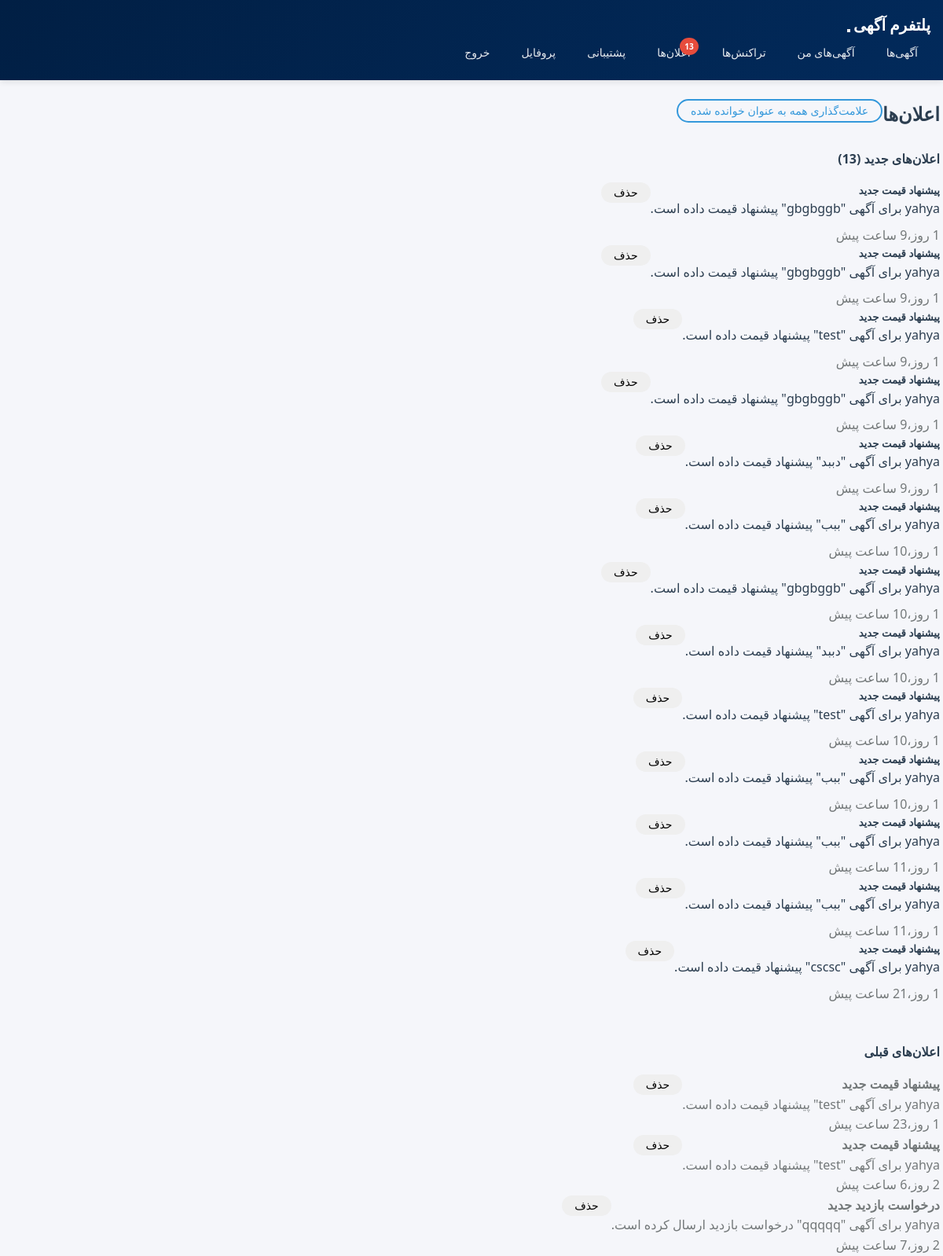
/notifications/ (signed in), run on the app's committed database.
### notifications/models.py (models this page shows, shortened)
class Notification(models.Model):
    NOTIFICATION_TYPES = [
        ('visit_request', 'درخواست بازدید'),
        ('visit_approved', 'تایید بازدید'),
        ('visit_rejected', 'رد بازدید'),
        ('listing_approved', 'تایید آگهی'),
        ('listing_rejected', 'رد آگهی'),
        ('new_message', 'پیام جدید'),
    ]
    recipient = models.ForeignKey(
        settings.AUTH_USER_MODEL,
        on_delete=models.CASCADE,
        related_name='notifications',
        verbose_name='گیرنده'
    )
    notification_type = models.CharField(
        max_length=20,
        choices=NOTIFICATION_TYPES,
        verbose_name='نوع اعلان'
    )
    title = models.CharField(max_length=200, verbose_name='عنوان')
    message = models.TextField(verbose_name='پیام')
    listing = models.ForeignKey(
        Listing,
        on_delete=models.CASCADE,
        null=True,
        blank=True,
        verbose_name='آگهی'
    )
    visit_request = models.ForeignKey(
        VisitRequest,
        on_delete=models.CASCADE,
        null=True,
        blank=True,
        verbose_name='درخواست بازدید'
    )
    action_url = models.CharField(
        max_length=500,
        blank=True,
        verbose_name='لینک عملیات'
    )
    is_read = models.BooleanField(default=False, verbose_name='خوانده شده')
    created_at = models.DateTimeField(auto_now_add=True, verbose_name='تاریخ ایجاد')
    class Meta:
        ordering = ['-created_at']
        verbose_name = 'اعلان'
        verbose_name_plural = 'اعلان‌ها'

### notifications/views.py (the view)
# urls.py: path('', views.notification_list, name='notification_list'),
@login_required
def notification_list(request):
    notifications = Notification.objects.filter(recipient=request.user)
    unread_notifications = notifications.filter(is_read=False)
    read_notifications = notifications.filter(is_read=True)[:20]  # فقط 20 تای آخر
    context = {
        'unread_notifications': unread_notifications,
        'read_notifications': read_notifications,
    }
    return render(request, 'notifications/notification_list.html', context)

### notifications/context_processors.py (called while the page is built)
def unread_notifications_count(request):
    if request.user.is_authenticated:
        count = Notification.objects.filter(recipient=request.user, is_read=False).count()
        return {'unread_notifications_count': count}
    return {'unread_notifications_count': 0}

### templates/notifications/notification_list.html (shortened to what this page needs)
{% extends 'base.html' %}
{% block content %}
<div class="row">
    <div class="col-md-12">
        <div class="d-flex justify-content-between align-items-center mb-4">
            <h2>اعلان‌ها</h2>
            {% if unread_notifications %}
            <form method="post" action="{% url 'notifications:mark_all_as_read' %}" class="d-inline">
                <button type="submit" class="btn btn-sm btn-outline-primary">
                    علامت‌گذاری همه به عنوان خوانده شده
                </button>
            </form>
            {% endif %}
        </div>
        {% if unread_notifications %}
        <h4 class="mb-3">اعلان‌های جدید ({{ unread_notifications.count }})</h4>
        <div class="list-group mb-4">
            {% for notification in unread_notifications %}
            <div class="list-group-item list-group-item-action bg-light border-start border-primary border-4">
                <div class="d-flex w-100 justify-content-between align-items-start">
                    <div class="flex-grow-1">
                        <h5 class="mb-1">
                            {{ notification.title }}
                        </h5>
                        <p class="mb-2">{{ notification.message }}</p>
                        <small class="text-muted">{{ notification.created_at|timesince }} پیش</small>
                    </div>
                    <div class="btn-group-vertical ms-3" role="group">
                        <form method="post" action="{% url 'notifications:delete_notification' notification.pk %}" class="d-inline">
                            <button type="submit" class="btn btn-sm btn-outline-danger w-100">
                                حذف
                            </button>
                        </form>
                    </div>
                </div>
            </div>
            {% endfor %}
        </div>
        {% else %}
        <div class="alert alert-info">
            اعلان جدیدی وجود ندارد.
        </div>
        {% endif %}
        {% if read_notifications %}
        <h4 class="mb-3 mt-5">اعلان‌های قبلی</h4>
        <div class="list-group">
            {% for notification in read_notifications %}
            <div class="list-group-item">
                <div class="d-flex w-100 justify-content-between align-items-start">
                    <div class="flex-grow-1">
                        <h6 class="mb-1 text-muted">{{ notification.title }}</h6>
                        <p class="mb-1 text-muted small">{{ notification.message }}</p>
                        <small class="text-muted">{{ notification.created_at|timesince }} پیش</small>
                    </div>
                    <form method="post" action="{% url 'notifications:delete_notification' notification.pk %}" class="d-inline">
                        <button type="submit" class="btn btn-sm btn-outline-danger">
                            حذف
                        </button>
                    </form>
                </div>
            </div>
            {% endfor %}
        </div>
        {% endif %}
    </div>
</div>
{% endblock %}

### static/css/styles.css (style rules this page uses)
:root { --primary-color: #011f44; --secondary-color: #022a5b; --accent-color: #3498db; --blu-color: #0058ff; --blu-durk-color: #0544bb; --success-color: #27ae60; --danger-color: #e74c3c; --warning-color: #f39c12d9; --info-color: #16a085cc; --light-bg: #ecf0f1; --dark-bg: #1a252f; --body-bg: #f5f6fa; --white-bg: #ffffff; --text-primary: #2c3e50; --text-secondary: #737879; --text-muted: #999; --border-color: #bdc3c7; --border-light: #dee2e6; --border-dark: #ddd; --card-shadow: 0 2px 8px rgba(0, 0, 0, 0.1); --hover-shadow: 0 4px 16px rgba(0, 0, 0, 0.15); --modal-shadow: 0 4px 6px rgba(0, 0, 0, 0.1); --border-radius-sm: 4px; --border-radius-md: 8px; --border-radius-lg: 12px; --border-radius-xl: 14px; --border-radius-50: 16px; --border-radius-999: 999px; --spacing-xs: 0.25rem; --spacing-sm: 0.5rem; --spacing-md: 1rem; --spacing-lg: 1.5rem; --spacing-xl: 2rem; --spacing-xxl: 3rem; --font-size-xs: 10px; --font-size-sm: 12px; --font-size-base: 14px; --font-size-md: 16px; --font-size-lg: 18px; --font-size-xl: 20px; --font-size-xxl: 22px; --transition-base: all 0.3s ease; }
* { margin: 0; padding: 0; box-sizing: border-box; }
body { font-family: system-ui; background-color: var(--body-bg); color: var(--text-primary); line-height: 1.6; direction: rtl; }
.btn { padding: 8px 10px; border-radius: var(--border-radius-999); border-color: rgb(0 88 255); ; border: none; font-size: var(--font-size-md); font-weight: 500; cursor: pointer; transition: var(--transition-base); text-decoration: none; display: inline-block; text-align: center; margin-bottom: 10px; }
.btn-outline-primary { background: transparent; border: 2px solid var(--accent-color); color: var(--accent-color); }
.btn-sm { padding: 5px var(--spacing-md); font-size: var(--font-size-base); }
.row { display: flex; flex-wrap: wrap; margin: 0 -0.75rem; }
.col-md-12 { flex: 0 0 100%; max-width: 100%; }
.w-100 { width: 100%; }
.mt-5 { margin-top: var(--spacing-xxl); }
.mb-2 { margin-bottom: var(--spacing-sm); }
.mb-3 { margin-bottom: var(--spacing-md); }
.mb-4 { margin-bottom: var(--spacing-lg); }
.text-muted { color: var(--text-secondary); font-size: var(--font-size-md); }
.d-flex { display: flex; }

### data on the page
Notification: title "پیشنهاد قیمت جدید", message "yahya برای آگهی \"gbgbggb\" پیشنهاد قیمت داده است.", created_at "1 روز،9 ساعت"
Notification: title "پیشنهاد قیمت جدید", message "yahya برای آگهی \"gbgbggb\" پیشنهاد قیمت داده است.", created_at "1 روز،9 ساعت"
Notification: title "پیشنهاد قیمت جدید", message "yahya برای آگهی \"test\" پیشنهاد قیمت داده است.", created_at "1 روز،9 ساعت"
Notification: title "پیشنهاد قیمت جدید", message "yahya برای آگهی \"gbgbggb\" پیشنهاد قیمت داده است.", created_at "1 روز،9 ساعت"
Notification: title "پیشنهاد قیمت جدید", message "yahya برای آگهی \"دببد\" پیشنهاد قیمت داده است.", created_at "1 روز،9 ساعت"
Notification: title "پیشنهاد قیمت جدید", message "yahya برای آگهی \"ببب\" پیشنهاد قیمت داده است.", created_at "1 روز،10 ساعت"
Notification: title "پیشنهاد قیمت جدید", message "yahya برای آگهی \"gbgbggb\" پیشنهاد قیمت داده است.", created_at "1 روز،10 ساعت"
Notification: title "پیشنهاد قیمت جدید", message "yahya برای آگهی \"دببد\" پیشنهاد قیمت داده است.", created_at "1 روز،10 ساعت"
Notification: title "پیشنهاد قیمت جدید", message "yahya برای آگهی \"test\" پیشنهاد قیمت داده است.", created_at "1 روز،10 ساعت"
Notification: title "پیشنهاد قیمت جدید", message "yahya برای آگهی \"ببب\" پیشنهاد قیمت داده است.", created_at "1 روز،10 ساعت"
Notification: title "پیشنهاد قیمت جدید", message "yahya برای آگهی \"ببب\" پیشنهاد قیمت داده است.", created_at "1 روز،11 ساعت"
Notification: title "پیشنهاد قیمت جدید", message "yahya برای آگهی \"ببب\" پیشنهاد قیمت داده است.", created_at "1 روز،11 ساعت"
Notification: title "پیشنهاد قیمت جدید", message "yahya برای آگهی \"cscsc\" پیشنهاد قیمت داده است.", created_at "1 روز،21 ساعت"
Notification: title "پیشنهاد قیمت جدید", message "yahya برای آگهی \"test\" پیشنهاد قیمت داده است.", created_at "1 روز،23 ساعت"
Notification: title "پیشنهاد قیمت جدید", message "yahya برای آگهی \"test\" پیشنهاد قیمت داده است.", created_at "2 روز،6 ساعت"
Notification: title "درخواست بازدید جدید", message "yahya برای آگهی \"qqqqq\" درخواست بازدید ارسال کرده است.", created_at "2 روز،7 ساعت"

### other printed values
{{ unread_notifications_count }} "13"
{{ unread_notifications.count }} "13"
